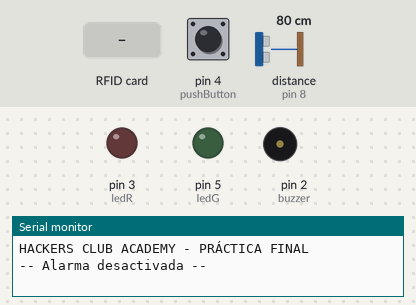
Recording of a sketch running on a simulated Arduino Uno, built with avr-gcc and run on an emulated ATmega328P. On the bench: output pins drawn as LEDs (lit = HIGH), buzzer (waves = sounding), the last lines printed to the serial monitor. The test bench sets the inputs (shaded band); at power-on: pin 4 (pushButton) HIGH, distance to the obstacle (sensor on pin 8) 80 cm. Pins used as bus, display or sensor lines are not drawn.

Above: at 1.2 s.
1.3 s: pin 4 (pushButton) pulled LOW for 0.15 s
2.9 s: distance to the obstacle (sensor on pin 8) set to 71 cm
At 3.7 s:
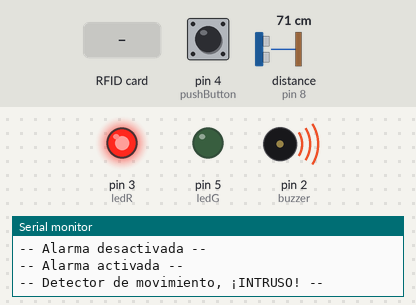
5.9 s: RFID card C9 B3 86 AB held to the reader
At 7.11 s:
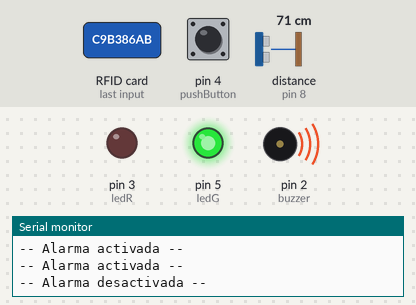
Timing chart, 0 to 9.4 s (numbered marks = the images above; inputs shaded):
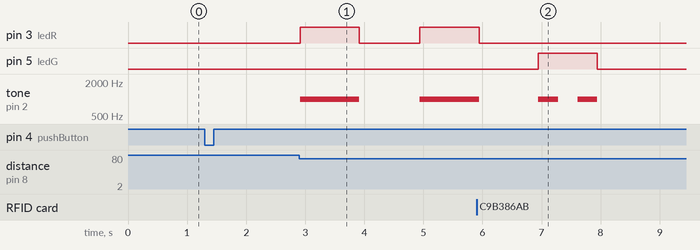

Measured:
- the behaviour switches between 75 and 74 cm on distance to the obstacle (sensor on pin 8) (found by bisection; images 0 and 1)
- after the input at 2.9 s, pin 3 (ledR): LOW → HIGH at once, → LOW 1.0 s later, → HIGH 1.0 s later; tone on pin 2 (buzzer): silent → 1000 Hz at once, → silent 1.0 s later, → 1000 Hz 1.0 s later
- after the input at 5.9 s, pin 3 (ledR): goes on until 5.9 s, then stays LOW; pin 5 (ledG): LOW → HIGH after 1.0 s, → LOW 1.0 s later

The sketch:

SistemaAlarma.ino
```cpp
/*
 * HACKERS CLUB ACADEMY - PRÁCTICA FINAL -  Iván Marcos Pazos
 * ==========================================================
 * Realizar una simulación de un sistema de alarma real
 * Se  utilizarán  diversos  sensores  que  variarán  su  funcionalidad según diferentes condiciones
 * Se  debe  utilizar  la  comunicación  serial  para  mostrar  mensajes por pantalla
 */

#include <SPI.h>
#include <MFRC522.h>
#include <Ultrasonic.h>

#define SS_PIN 10
#define RST_PIN 9
MFRC522 rfid(SS_PIN, RST_PIN);
Ultrasonic ultrasonic(7,8);

const int pushButton = 4; //pin botón
const int buzzer = 2; //zumbador
const int ledR = 3; //Pin para el LED rojo
const int ledG = 5; //Pin para el LED verde
const byte accessCard[4] = {0xC9, 0xB3, 0x86, 0xAB}; //tarjeta blanca autorizada
const int freq = 1000; //frecuencia en Hz a la que sonara el buzzer
const int interval = 1000; //intervalo de tiempo en milisegundo para el blink

const String title = "HACKERS CLUB ACADEMY - PRÁCTICA FINAL"; //mensajes para mostrar por el monitor serial
const String alarmOff = "-- Alarma desactivada --";
const String alarmOn = "-- Alarma activada --";
const String cardInvalid = "-- Intento de suplantación --";
const String ultrasonicSensor = "-- Detector de movimiento, ¡INTRUSO! --";

byte readCard[4]; //almacena la ultima tarjeta leida
boolean suplantacion; //si es verdadero han pasado una tarjeta no autorizada
boolean alarmaActivada; //si es verdadero la alarma esta activada
boolean alarmaSonando; //cuando es verdadero ha saltado la alarma
int distanciaSegura; //almacena el valor en cm de la lectura de distancia minima permitida por el sensor

void setup () {
  Serial.begin(9600);
  SPI.begin();
  rfid.PCD_Init();
  inicioDePines();
  Serial.println("HACKERS CLUB ACADEMY - PRÁCTICA FINAL");
  Serial.println(alarmOff);
}


/*
 * 1. comprobamos el boton
 * 2. calibramos el sensor de ultrasonidos
 * 3. comprobamos el sensor de proximidad
 * 4. comprobamos el sensor NFC
 * 5. comprobamos si se ha producido intento de suplantación
 */
void loop (){

  if (digitalRead(pushButton) == LOW) {

    Serial.println(alarmOn);
    alarmaActivada = true;

    distanciaSegura = getDistancia() - 5;

    while(alarmaActivada) {

      if (getDistancia() < distanciaSegura) {
        Serial.println(ultrasonicSensor);
        secuenciaAlarma();
      }

      if (getUID(alarmaSonando)) {
        Serial.println(alarmOff);
        avisoAlarmaDesactivada();
        alarmaActivada = false;
      }

      if (suplantacion) {
        Serial.println(cardInvalid);
        suplantacion = false;
        secuenciaAlarma();
      }

    }

  }

}

/*
 * Iniciamos los pines de botón, altavoz y LED rojo y verde que necesitamos.
 */
void inicioDePines() {
  pinMode(pushButton, INPUT_PULLUP);
  pinMode(buzzer, OUTPUT);
  pinMode(ledR, OUTPUT);
  pinMode(ledG, OUTPUT);
}

/*
 * devuelve el valor actual del sensor de ultrasonidos en centimetros
 */
int getDistancia() {
  return ultrasonic.Ranging(CM);
}

/*
 * Cuando no pasamos tarjeta devuelve false,
 * cuando no puede ser leida devuelve false,
 * cuando lee una tarjeta:
 * autorizada devuelve verdadero,
 * cuando lee una tarjeta no autorizada devuelve falso
 * y ademas en este caso, si la alarma no esta sonando
 * pondra la variable suplantacion a true.
 */
boolean getUID(boolean alarmaSonando) {
  if (! rfid.PICC_IsNewCardPresent()) {
    return false;
  }

  if (! rfid.PICC_ReadCardSerial()) {
    return false;
  }

  for (int i = 0; i < 4; i++) {
    readCard[i] = rfid.uid.uidByte[i];
    if(readCard[i] != accessCard[i]) {
      if (!alarmaSonando){
          suplantacion = true;
      }
      return false;
    }
  }

  rfid.PICC_HaltA();
  return true;
}

void setColor(int R, int G){
  analogWrite(ledR, R);
  analogWrite(ledG, G);
}

/*
 * La alarma sonara hasta que el lector RFID lea la tarjeta blanca autorizada.
 * Cuando se cumpla lo anterior, volveremos en el estado inicial.
 */
void secuenciaAlarma(){
  alarmaSonando = true;

  do {
    blink();
    Serial.println(alarmOn);
  } while(!getUID(alarmaSonando));

  Serial.println(alarmOff);
  avisoAlarmaDesactivada();
  alarmaSonando = false;
  alarmaActivada = false;
}

//alerta de la alarma
void blink() {
  tone(buzzer, freq);
  setColor(255, 0);
  delay(interval);
  noTone(buzzer);
  setColor(0, 0);
  delay(interval);
}

//aviso de alarma desactivada
void avisoAlarmaDesactivada(){
  tone(buzzer, freq);
  setColor(0, 255);
  delay(333);
  noTone(buzzer);
  delay(333);
  tone(buzzer, freq);
  delay(333);
  noTone(buzzer);
  setColor(0, 0);
}
```
